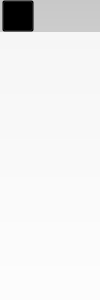
<?xml version="1.0" encoding="UTF-8"?>
<ui version="4.0">
 <class>PageView</class>
 <widget class="QFrame" name="PageView">
  <property name="geometry">
   <rect>
    <x>0</x>
    <y>0</y>
    <width>100</width>
    <height>300</height>
   </rect>
  </property>
  <property name="windowTitle">
   <string>Frame</string>
  </property>
  <property name="styleSheet">
   <string notr="true">QFrame {
background-color: qlineargradient(spread:pad, x1:0, y1:0, x2:0, y2:1, stop:0 rgba(200, 200, 200, 255), stop:1 rgba(240, 240, 240, 255));
border-color: rgb(188, 188, 188);
border: 0px solid;
margin: 0; 
padding: 0
;}</string>
  </property>
  <widget class="QListView" name="listView">
   <property name="geometry">
    <rect>
     <x>0</x>
     <y>32</y>
     <width>100</width>
     <height>268</height>
    </rect>
   </property>
   <property name="styleSheet">
    <string notr="true">QListView {
background-color: rgba(255, 255, 255, 210);
}</string>
   </property>
  </widget>
  <widget class="QToolButton" name="addButton">
   <property name="geometry">
    <rect>
     <x>2</x>
     <y>0</y>
     <width>32</width>
     <height>32</height>
    </rect>
   </property>
   <property name="styleSheet">
    <string notr="true">QToolButton {
background-color: transparent;
}

QToolButton:hover {
background-color: rgba(224, 224, 224, 196);
border: 0px;
}

QToolButton:pressed {
background-color: rgba(135, 135, 135, 196);
border: 0px;
}</string>
   </property>
   <property name="text">
    <string/>
   </property>
   <property name="icon">
    <iconset resource="icon.qrc">
     <normaloff>:/images/add.png</normaloff>:/images/add.png</iconset>
   </property>
   <property name="iconSize">
    <size>
     <width>20</width>
     <height>20</height>
    </size>
   </property>
   <property name="toolButtonStyle">
    <enum>Qt::ToolButtonIconOnly</enum>
   </property>
  </widget>
 </widget>
 <resources>
  <include location="icon.qrc"/>
 </resources>
 <connections/>
</ui>
